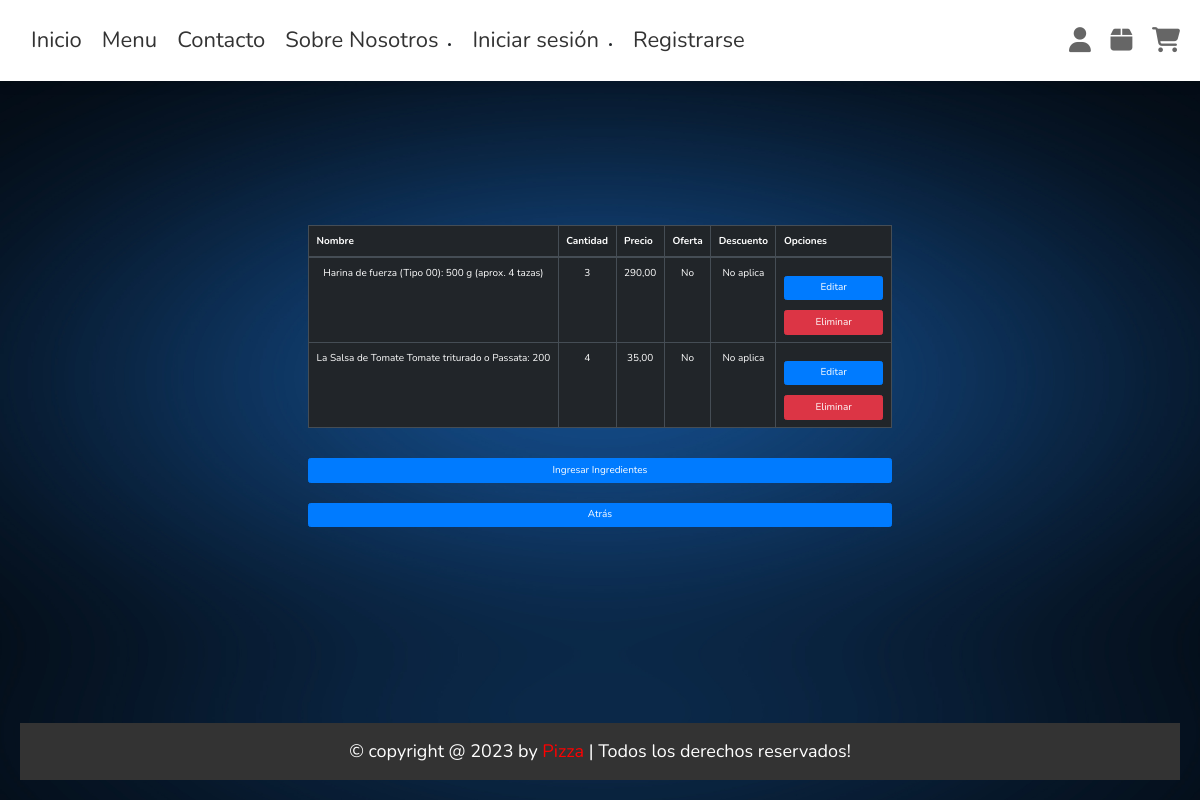
The page /sitio1/ingredientes on the database its author committed.
### sitio1/models.py (models this page shows, shortened)
class Ingredientes(models.Model):                                                                                       #REALIZADO/COMPLETADO=100%
    nombre = models.CharField(max_length=50, unique=True)
    stock = models.PositiveIntegerField(default=0)
    precio = models.DecimalField(max_digits=6, decimal_places=2, validators=[MinValueValidator(0)])
    oferta = models.BooleanField(default=False)
    descuento = models.DecimalField(max_digits=2, decimal_places=0, default=0, validators=[MinValueValidator(0)])
    imagen = models.ImageField(upload_to="ingredientes", null=True, blank=True)

### sitio1/views.py (the view)
# urls.py: path('ingredientes', views.lista_ingredientes, name="ingredientes"),
def lista_ingredientes(request):
    listaIngredientes = Ingredientes.objects.all()
    return render(request, 'sitio1/DataModelApp/ingredientes/ver_ingredientes.html',{"datos":listaIngredientes})

### sitio1/templates/sitio1/DataModelApp/ingredientes/ver_ingredientes.html (shortened to what this page needs)
{% extends 'sitio1/base.html' %}
{% load static %}
{% block content %}
    {% if datos %}
        <table class="table table-bordered table-dark">
            <thead>
                <tr>
                    <th>Nombre</th>
                    <th>Cantidad</th>
                    <th>Precio</th>
                    <th>Oferta</th>
                    <th>Descuento</th>
                    <th>Opciones</th>
                </tr>
            </thead>
            <tbody>
                {% for u in datos %}
                    <tr>
                        <td>{{ u.nombre }}</td>
                        <td>{{ u.stock }}</td>
                        <td>{{ u.precio }}</td>
                        <td>{% if u.oferta %}Sí{% else %}No{% endif %}</td>
                        {% if u.oferta %}
                            <td>{{ u.descuento }}%</td>
                        {% else %}
                            <td>No aplica</td>
                        {% endif %}
                        <td>
                            <a href="{% url 'editar_ingredientes' u.id %}" class="btn btn-primary">Editar</a>
                            <form action="{% url 'eliminar_ingredientes' u.id %}" method="post" class="d-inline">
                                <button type="submit" class="btn btn-danger" onclick="return confirm('¿Estás seguro que deseas eliminar este ingrediente?')">Eliminar</button>
                            </form>
                        </td>
                    </tr>
                {% endfor %}
            </tbody>
        </table>
    {% endif %}
    <a href="{% url 'ingresar_ingredientes' %}" class="btn btn-primary btn-add">Ingresar Ingredientes</a>
    <a href="{% url 'vista_administrador' %}" class="btn btn-primary btn-back" >Atrás</a>
{% endblock %}

### sitio1/static/sitio1/css/style.css (style rules this page uses)
:root { --red:#e74c3c; --black:#333; --white:#fff; --light-bg:#f5f5f5; --light-color:#666; --border:.1rem solid var(--light-color); --box-shadow:0 .5rem 1rem rgba(0,0,0,.1); }
* { font-family: 'Nunito', sans-serif; margin:0; padding:0; box-sizing: border-box; outline: none; border:none; text-decoration: none; transition: .2s linear; }
html { font-size: 62.5%; overflow-x: hidden; scroll-behavior: smooth; scroll-padding-top: 7.5rem; }
body { background: var(--light-bg); overflow-x: hidden; }
.btn { display: block; width: 100%; margin-top: 1rem; border-radius: .5rem; padding:1rem 3rem; font-size: 2rem; color:var(--white); background-color: var(--red); cursor: pointer; text-transform: capitalize; text-align: center; }

### sitio1/templates/sitio1/base.html (style rules this page uses)
body { margin-bottom: 80px; margin:0 }

### rows shown on the page
Ingredientes: nombre "Harina de fuerza (Tipo 00): 500 g (aprox. 4 tazas)", stock "3", precio "290,00", oferta "No"
Ingredientes: nombre "La Salsa de Tomate Tomate triturado o Passata: 200", stock "4", precio "35,00", oferta "No"
